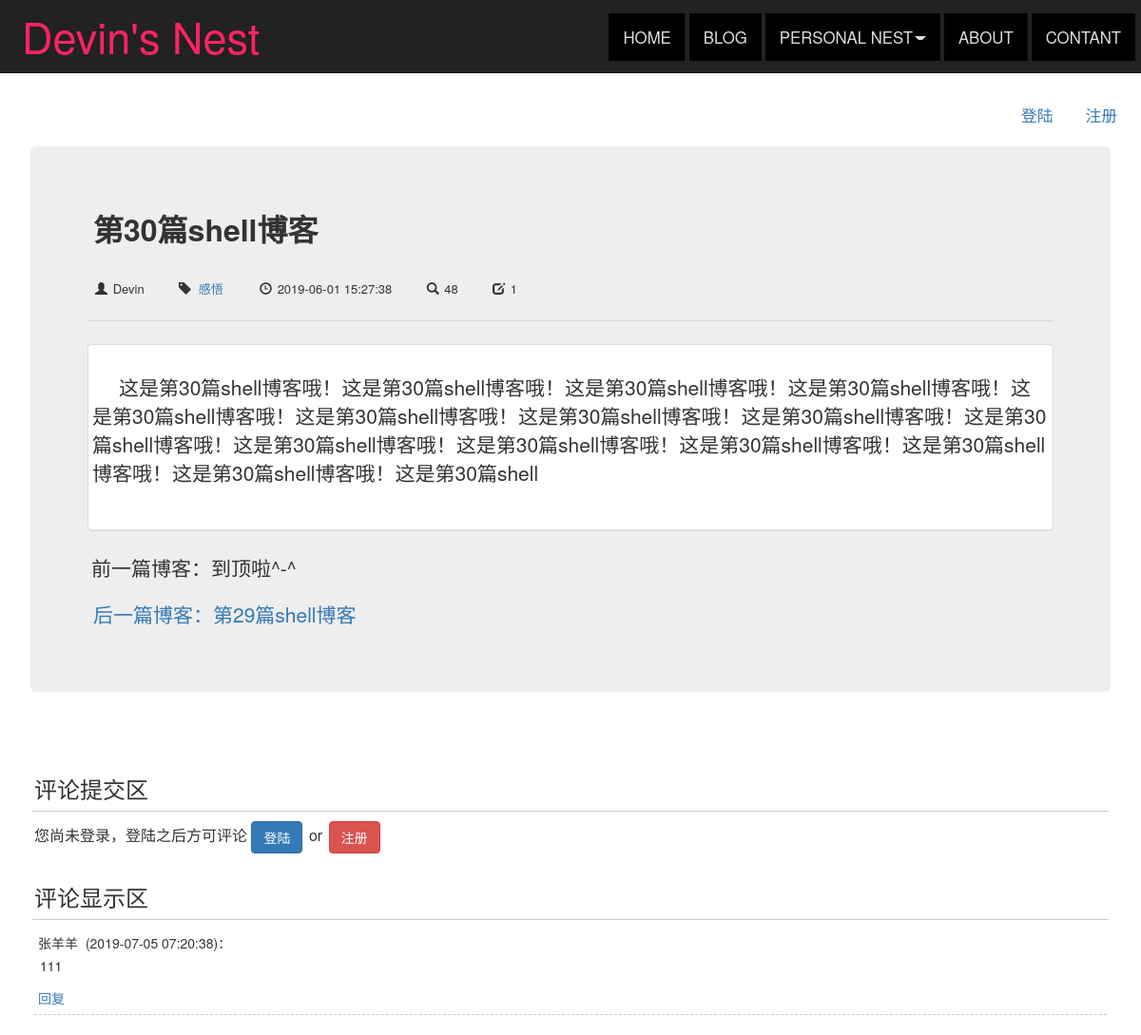
Screenshot of /blog/37 with the database file from the repository.
### blog/models.py (models this page shows, shortened)
class Blog(models.Model, ReadNumExpandMethod):
    title = models.CharField(max_length=50)
    blog_type = models.ForeignKey(BlogType, on_delete=models.CASCADE)
    content = RichTextUploadingField()
    author = models.ForeignKey(User, on_delete=models.CASCADE)
    created_time = models.DateTimeField(auto_now_add=True)
    last_updated_time = models.DateTimeField(auto_now=True)
    class Meta:
        ordering = ['-created_time']

class BlogType(models.Model):
    type_name = models.CharField(max_length=15)
    def __str__(self):
        return self.type_name

### read_statistics/models.py (models this page shows)
class ReadNum(models.Model):
	read_num = models.IntegerField(default=0)
	content_type = models.ForeignKey(ContentType, on_delete=models.CASCADE)
	object_id = models.PositiveIntegerField()
	content_object = GenericForeignKey('content_type', 'object_id')

### comment/models.py (models this page shows, shortened)
class Comment(models.Model):
    content_type = models.ForeignKey(ContentType, on_delete=models.CASCADE)
    object_id = models.PositiveIntegerField()
    content_object = GenericForeignKey('content_type', 'object_id')
    text = models.TextField()
    comment_time = models.DateTimeField(auto_now_add=True)
    user = models.ForeignKey(User, related_name="comments", on_delete=models.CASCADE)
    root = models.ForeignKey('self', related_name='root_comment', null=True, on_delete=models.CASCADE)
    parent = models.ForeignKey('self', related_name='parent_comment', null=True, on_delete=models.CASCADE)
    reply_to = models.ForeignKey(User, related_name="replies", null=True, on_delete=models.CASCADE)
    class Meta:
        ordering = ['comment_time']

### user/models.py (models this page shows, shortened)
class Profile(models.Model):
	user = models.OneToOneField(User, on_delete=models.CASCADE)
	nickname = models.CharField(max_length=20, verbose_name='昵称')

### blog/views.py (the view)
# urls.py: path('<int:blog_pk>', views.blog_detail, name="blog_detail"),
def blog_detail(request, blog_pk):
    blog = get_object_or_404(Blog, pk=blog_pk)
    read_cookie_key = read_statistics_once_read(request, blog)
    context = {}
    context['previous_blog'] = Blog.objects.filter(created_time__gt = blog.created_time).last()
    context['next_blog'] = Blog.objects.filter(created_time__lt = blog.created_time).first()
    context['blog'] = blog
    response = render(request, 'blog/blog_detail.html', context)
    response.set_cookie("blog_%s_readed" %blog_pk, 'true', max_age=1800) # 阅读cookie标记
    return response

### comment/templatetags/comment_tags.py (called while the page is built)
@register.simple_tag
def get_comment_count(obj):
	content_type = ContentType.objects.get_for_model(obj)
	return Comment.objects.filter(content_type=content_type, object_id=obj.pk).count()

@register.simple_tag
def get_comment_list(obj):
	content_type = ContentType.objects.get_for_model(obj)
	comments = Comment.objects.filter(content_type=content_type, object_id=obj.pk, parent=None)
	return comments.order_by('-comment_time')

### read_statistics/models.py (called while the page is built)
	def get_read_num(self):
	    	try:
	    		ct = ContentType.objects.get_for_model(self)
	    		readnum = ReadNum.objects.get(content_type=ct, object_id=self.pk)
	    		return readnum.read_num
	    	except exceptions.ObjectDoesNotExist:
	    		return 0

### read_statistics/utils.py (called while the page is built)
def read_statistics_once_read(request, obj):
    ct = ContentType.objects.get_for_model(obj)
    key = "%s_%s_readed" % (ct.model,obj.pk)
    if not request.COOKIES.get(key):
        if ReadNum.objects.filter(content_type=ct, object_id=obj.pk).count():
            readnum = ReadNum.objects.get(content_type=ct, object_id=obj.pk)
        else:
            readnum = ReadNum(content_type=ct, object_id=obj.pk)
        readnum.read_num += 1
        readnum.save()
    return key

### user/context_processors.py (called while the page is built)
def login_model_form(request):
    return {'login_model_form': LoginForm()}

### user/models.py (called while the page is built)
def get_nickname_or_username(self):
    if Profile.objects.filter(user=self).exists():
        profile = Profile.objects.get(user=self)
        return profile.nickname
    else:
        return self.username

### blog/templates/blog/blog_detail.html (shortened to what this page needs)
{% extends 'base.html' %}
{% block nav_blog_active %}
active
{% endblock %}
{% load staticfiles %}
{% load comment_tags %}
{% block header_extends %}
    <link rel="stylesheet" type="text/css" href="{% static 'blog.css' %}">
    <link rel="stylesheet" type="text/css" href=" {% static 'blog_detail.css' %}">
{% endblock %}
{% block content %}
    <div class="container2">
        <div class="col-sm-12">
            <ul class="nav navbar-nav navbar-right">
                {% if not user.is_authenticated %}
                    <li><a href="{% url 'login' %}?from={{request.get_full_path}}">
                        登陆</a>
                    </li>
                    <li><a href="{% url 'register' %}?from={{request.get_full_path}}">
                        注册</a>
                    </li>
                {% endif %}
            </ul>
        </div>
    </div>
    <div class="container">
        <div class="row">
            <div class="col-xs-12 col-xs-offset-0">
                <div class="jumbotron">
                    <h2 class="blog-title"><strong><font size='6'>{{ blog.title }}</font></h2></strong><br>
                        <ul class='blog-info-description'>
                            <font size="2">
                            <li>
                                <span class="glyphicon glyphicon-glyphicon glyphicon-user" aria-hidden="true"></span>
                                {{ blog.author }}&nbsp;&nbsp;
                            </li>
                            <li><span class="glyphicon glyphicon-tag"></span>
                                <a href="{% url 'blogs_with_type' blog.blog_type.pk %}">
                                    {{ blog.blog_type }}&nbsp;&nbsp;
                                </a>
                            </li>
                            <li><span class="glyphicon glyphicon-glyphicon glyphicon-time" aria-hidden="true"></span>
                                {{ blog.created_time|date:"Y-m-d H:i:s" }}</li>&nbsp;&nbsp;
                            <li>
                                <span class="glyphicon glyphicon-glyphicon glyphicon-search" aria-hidden="true"></span>
                                {{blog.get_read_num}}&nbsp;&nbsp;
                            </li>
                            <li>
                                <span class="glyphicon glyphicon-glyphicon glyphicon-edit" aria-hidden="true"></span>
                                {% get_comment_count blog %}&nbsp;&nbsp;
                            </li>
                            </font>
                        </ul><hr>
                        <div class="blog-content panel panel-default one">
                            <font size='4'>{{ blog.content|safe }}
                        </div></font>
                        <div class="blog-more">
                            <p>
                                {% if previous_blog.title %}
                                    <a href="{% url 'blog_detail' previous_blog.pk %}">前一篇博客：{{ previous_blog.title }}</a>
                                {% else %}
                                    前一篇博客：到顶啦^-^
                                {% endif %}
                            </p>
                            <p>
                                {% if next_blog.title %}
                                    <a href="{% url 'blog_detail' next_blog.pk %}">后一篇博客：{{ next_blog.title }}</a>
                                {% else %}
                                    后一篇博客：到底啦^-^
                                {% endif %}
                            </p>
                        </div>
                </div>
            </div>
        </div>
        <div class="row">
            <div class="col-xs-12 col-xs-offset-0">
                <div class="comment-area">
                    <h3 class="comment-area-title">评论提交区</h3>
                    {% if user.is_authenticated %}
                        <form id='comment_form'  action="{% url 'update_comment' %}" method="POST" style="
                        overflow: hidden;">
                            <label for="comment_text">
                                <font size='3'>{{ user.get_nickname_or_username }}，欢迎评论~</font>
                            </label>
                            <div id="reply_content_container" style="display: none;">
                                <h4 id="reply_title"><p> 回复： </p></h4>
                                <h4><div id="reply_content"></div></h4>
                            </div>
                            {% csrf_token %}
                            {% get_comment_form blog as comment_form %}
                            {% for field in comment_form %}
                                {{ field }}
                            {% endfor %}
                            <span id='comment_error' class="text-danger pull-left"></span>
                            <input type="submit" value="评论" class="btn btn-primary pull-right">
                        </form>
                    {% else %}
                        <font size='3'>您尚未登录，登陆之后方可评论
                        <a class="btn btn-primary" href="{% url 'login' %}?from={{request.get_full_path}}">登陆</a>
                        <span> or </span>
                        <a class="btn btn-danger" href="{% url 'register' %}?from={{request.get_full_path}}">注册</a></font>
                    {% endif %}
                </div>
                <div class="comment-area">
                    <h3 class="comment-area-title">评论显示区</h3>
                    <div id='comment_list'>
                        {% get_comment_list blog as comments %}
                        {% for comment in comments %}
                            <div id="root_{{ comment.pk }}" class="comment">
                                <span>{{ comment.user.get_nickname_or_username }}</span>
                                <span>({{ comment.comment_time|date:"Y-m-d H:i:s" }})：</span>
                                <div id="comment_{{ comment.pk }}">
                                    {{ comment.text|safe }}
                                </div>
                                <a href="javascript:reply({{ comment.pk }});">回复</a>
                            </div>
                        {% empty %}
                            <span id="no_comment">暂无评论</span>
                        {%endfor%}
                    </div>
                </div>
            </div>
        </div>
    </div>
{% endblock %}

### static/css/base.css (style rules this page uses)
* { margin: 0; padding: 2px; text-decoration: none !important; }
body { margin-top: 80px !important; text-decoration: none; }
ul { list-style-type: none; }
ul.nav.navbar-nav.navbar-right { font-size: 120%; margin-top: 4px; }

### blog/static/blog.css (style rules this page uses)
ul.blog-info-description { list-style-type: none; margin-bottom: 1.5em; }
ul.blog-info-description li { display: inline; margin-right: 1.5em; }
div.blog-content { text-indent: 2em; }
div.blog-more { margin-top: 1em; }
div.comment { border-bottom: 1px dashed #ccc; margin-bottom: 0.5em; padding-bottom: 0.5em; }

### blog/static/blog_detail.css (style rules this page uses)
div.row { margin-top: 20px !important; }
div.comment-area { margin-top: 0.5em; }
h3.comment-area-title { border-bottom: 1px solid #ccc; padding-bottom: 0.4em; }

### rows the page displays
Blog: title "第30篇shell博客", author "Devin", blog_type "感悟", created_time "2019-06-01 15:27:38", get_read_num "48", id "1", content "这是第30篇shell博客哦！这是第30篇shell博客哦！这是第30篇shell博客哦！这是第30篇shell博客哦！这是第30篇shell博客哦！这是第30篇shell博客哦！这是第30篇shell博客哦！这是第30篇shell博客哦！这是第30篇shell博客哦！这是第30篇shell博客哦！这是第30篇shell博客哦！这是第30篇shell博客哦！这是第30篇shell博客哦！这是第30篇shell博客哦！这是第30篇shell"
Blog: title "第29篇shell博客"
Comment: user.get_nickname_or_username "张羊羊", comment_time "2019-07-05 07:20:38", text "111"
